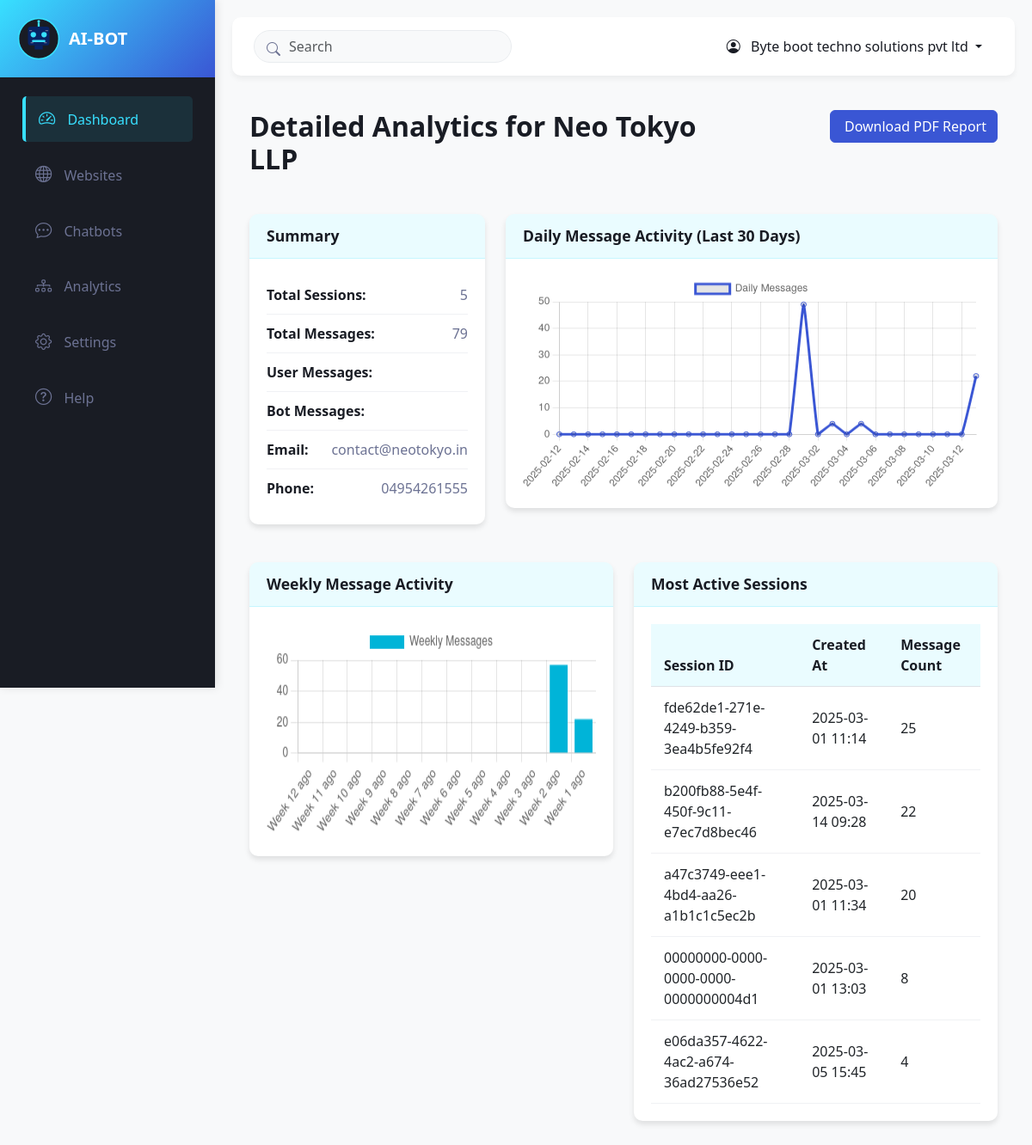
Page /analytics/user/2/ (signed in) on the committed database.
### home/models.py (models this page shows, shortened)
class CustomUser(AbstractBaseUser, PermissionsMixin):
    email = models.EmailField(unique=True, verbose_name='email address')
    company_name = models.CharField(max_length=100, blank=True, verbose_name='company name')
    website = models.CharField(max_length=30, blank=True, verbose_name='website')
    phone = models.CharField(max_length=15, blank=True, verbose_name='phone number')
    address = models.TextField(blank=True, verbose_name='address')
    is_active = models.BooleanField(default=True, verbose_name='active')
    is_staff = models.BooleanField(default=False, verbose_name='staff status')
    company_logo = models.ImageField(upload_to='company_logo', null=True, blank=True)
    role = models.CharField(max_length=20,
                            choices=(
                                ("user","user"),
                                ("manager","manager"),
                                ("admin","admin"),
                            ),
                            default='user'
                            )
    api_key = models.CharField(max_length=100, unique=True, null=True, blank=True)
    api_key_added = models.DateTimeField(auto_now_add=False, null=True, blank=True)
    api_expiry = models.DateTimeField(auto_now=False, null=True, blank=True)
    date_joined = models.DateTimeField(auto_now_add=True, verbose_name='date joined')
    objects = CustomUserManager()
    USERNAME_FIELD = 'email'
    REQUIRED_FIELDS = ["company_name","phone"]
    class Meta:
        verbose_name = 'user'
        verbose_name_plural = 'users'

class ChatSession(models.Model):
    client = models.ForeignKey(CustomUser, on_delete=models.CASCADE)
    session_id = models.UUIDField(default=uuid.uuid4, unique=True)

class ChatMessage(models.Model):
    session = models.ForeignKey(ChatSession, on_delete=models.CASCADE, related_name="messages")
    sender = models.CharField(max_length=10, choices=[("user", "User"), ("bot", "Bot")])
    message = models.TextField()
    timestamp = models.DateTimeField(auto_now_add=True)

### home/views.py (the view)
# urls.py: path('analytics/user/<int:user_id>/', views.user_detailed_analytics, name='user_detailed_analytics'),
@login_required
def user_detailed_analytics(request, user_id):
    if request.user.role != 'admin' and request.user.id != int(user_id):
        return redirect('analytics_dashboard')
    detailed_stats = get_detailed_user_statistics(user_id)
    context = {
        'detailed_stats': detailed_stats,
        'is_admin': request.user.role == 'admin',
    }
    return render(request, 'user_detailed_analytics.html', context)

### templates/user_detailed_analytics.html (shortened to what this page needs)
{% extends 'index.html' %}
{% block content %}
<div class="analytics-container">
    <div class="row mb-4">
        <div class="col-md-8">
            <h2 class="page-title">
                Detailed Analytics for {{ detailed_stats.user.company_name }}
            </h2>
        </div>
        <div class="col-md-4 text-end">
            <a href="{% url 'download_analytics_pdf' %}?user_id={{ detailed_stats.user.id }}" class="btn btn-primary">
                 Download PDF Report
            </a>
        </div>
    </div>
    <div class="row mb-4">
        <div class="col-md-4">
            <div class="card">
                <div class="card-header">
                    <h5 class="card-title">Summary</h5>
                </div>
                <div class="card-body">
                    <div class="summary-item">
                        <span class="summary-label">Total Sessions:</span>
                        <span class="summary-value">{{ detailed_stats.total_sessions }}</span>
                    </div>
                    <div class="summary-item">
                        <span class="summary-label">Total Messages:</span>
                        <span class="summary-value">{{ detailed_stats.total_messages }}</span>
                    </div>
                    <div class="summary-item">
                        <span class="summary-label">User Messages:</span>
                    </div>
                    <div class="summary-item">
                        <span class="summary-label">Bot Messages:</span>
                    </div>
                    <div class="summary-item">
                        <span class="summary-label">Email:</span>
                        <span class="summary-value">{{ detailed_stats.user.email }}</span>
                    </div>
                    <div class="summary-item">
                        <span class="summary-label">Phone:</span>
                        <span class="summary-value">{{ detailed_stats.user.phone }}</span>
                    </div>
                </div>
            </div>
        </div>
        <div class="col-md-8">
            <div class="card">
                <div class="card-header">
                    <h5 class="card-title">Daily Message Activity (Last 30 Days)</h5>
                </div>
                <div class="card-body">
                    <canvas id="dailyActivityChart"></canvas>
                </div>
            </div>
        </div>
    </div>
    <div class="row mb-4">
        <div class="col-md-6">
            <div class="card">
                <div class="card-header">
                    <h5 class="card-title">Weekly Message Activity</h5>
                </div>
                <div class="card-body">
                    <canvas id="weeklyActivityChart"></canvas>
                </div>
            </div>
        </div>
        <div class="col-md-6">
            <div class="card">
                <div class="card-header">
                    <h5 class="card-title">Most Active Sessions</h5>
                </div>
                <div class="card-body">
                    <div class="table-responsive">
                        <table class="table table-sm table-hover">
                            <thead>
                                <tr>
                                    <th>Session ID</th>
                                    <th>Created At</th>
                                    <th>Message Count</th>
                                </tr>
                            </thead>
                            <tbody>
                                {% for session in detailed_stats.top_sessions %}
                                <tr>
                                    <td>{{ session.session_id }}</td>
                                    <td>{{ session.created_at|date:"Y-m-d H:i" }}</td>
                                    <td>{{ session.message_count }}</td>
                                </tr>
                                {% empty %}
                                <tr>
                                    <td colspan="3" class="text-center">No session data available</td>
                                </tr>
                                {% endfor %}
                            </tbody>
                        </table>
                    </div>
                </div>
            </div>
        </div>
    </div>
</div>
{% block extra_scripts %}
<script>
    document.addEventListener('DOMContentLoaded', function() {
        // Fetch chart data from API
        fetch('{% url "get_chart_data" detailed_stats.user.id %}')
            .then(response => response.json())
            .then(data => {
                // Create daily activity chart
                const dailyData = data.daily_data;
                const dailyDates = dailyData.map(item => item.date);
                const dailyCounts = dailyData.map(item => item.count);
                const dailyCtx = document.getElementById('dailyActivityChart').getContext('2d');
                new Chart(dailyCtx, {
                    type: 'line',
                    data: {
                        labels: dailyDates,
                        datasets: [{
                            label: 'Daily Messages',
                            data: dailyCounts,
                            fill: false,
                            borderColor: '#3a56d4',
                            tension: 0.1
                        }]
                    },
                    options: {
                        responsive: true,
                        scales: {
                            y: {
                                beginAtZero: true
                            }
                        }
                    }
                });
                // Create weekly activity chart
                const weeklyData = data.weekly_data;
                const weeklyLabels = weeklyData.map(item => item.week);
                const weeklyCounts = weeklyData.map(item => item.count);
                const weeklyCtx = document.getElementById('weeklyActivityChart').getContext('2d');
                new Chart(weeklyCtx, {
                    type: 'bar',
                    data: {
                        labels: weeklyLabels,
                        datasets: [{
                            label: 'Weekly Messages',
                            data: weeklyCounts,
                            backgroundColor: '#00b4d8'
                        }]
                    },
                    options: {
                        responsive: true,
                        scales: {
                            y: {
                                beginAtZero: true
                            }
                        }
                    }
                });
            })
            .catch(error => {
                console.error('Error fetching chart data:', error);
            });
    });
</script>
{% endblock %}
{% endblock %}

### templates/index.html (shortened to what this page needs)
<!DOCTYPE html>
{% load static %}
<html lang="en">
<head>
    <link href="https://cdn.jsdelivr.net/npm/bootstrap@5.3.0-alpha1/dist/css/bootstrap.min.css" rel="stylesheet">
    <link rel="stylesheet" href="https://cdn.jsdelivr.net/npm/bootstrap-icons@1.8.1/font/bootstrap-icons.css">
    <link rel="stylesheet" href="{%static 'css/admin_styles.css' %}">
</head>
<body>
    <div class="d-flex">
        <nav class="sidebar" id="sidebar">
            <div class="sidebar-header">
                <img src="{% static 'img/ai-bot-favicon.svg' %}" alt="AI Bot Logo" class="logo">
                <h3>AI-BOT</h3>
            </div>
            <div class="p-3">
                <ul class="nav flex-column">
                    <li class="nav-item">
                        <a class="nav-link active" href="{%url 'index' %}">
                            <i class="bi bi-speedometer2"></i> Dashboard
                        </a>
                    </li>
                    <li class="nav-item">
                        <a class="nav-link" href="#">
                            <i class="bi bi-globe"></i> Websites
                        </a>
                    </li>
                    <li class="nav-item">
                        <a class="nav-link" href="{%url 'bots' %}">
                            <i class="bi bi-chat-dots"></i> Chatbots
                        </a>
                    </li>
                    <li class="nav-item">
                        <a class="nav-link" href="{% url 'analytics_dashboard' %}">
                            <i class="bi bi-diagram-3"></i> Analytics
                        </a>
                    </li>
                    <li class="nav-item">
                        <a class="nav-link" href="#">
                            <i class="bi bi-gear"></i> Settings
                        </a>
                    </li>
                    <li class="nav-item">
                        <a class="nav-link" href="#">
                            <i class="bi bi-question-circle"></i> Help
                        </a>
                    </li>
                </ul>
            </div>
        </nav>
        <div class="main-content" id="mainContent">
            <div class="top-navbar">
                <div class="navbar-search">
                    <i class="bi bi-search"></i>
                    <input type="text" class="form-control" placeholder="Search">
                </div>
                <div class="user-menu dropdown">
                    <button class="btn dropdown-toggle" type="button" id="userMenu" data-bs-toggle="dropdown"
                        aria-expanded="false">
                        <i class="bi bi-person-circle me-2"></i> {{request.user.company_name}}
                    </button>
                </div>
            </div>
            {% block content %}{% endblock %}
        </div>
    </div>
</body>
</html>

### static/css/admin_styles.css (style rules this page uses)
:root { --primary: #38e0ff ; --secondary: #191C24; --light: #6C7293; --dark: #000000; --primary-dark: #3a56d4; --primary-light: #4f70ff; --accent: #00b4d8; --accent-dark: #0096c7; --danger: #ef476f; --success: #06d6a0; --warning: #ffd166; --card-bg: #ffffff; --hover-bg: #f0f4ff; }
body { font-family: 'Segoe UI', Tahoma, Geneva, Verdana, sans-serif; background-color: #f8f9fa; margin: 0; padding: 0; overflow-x: hidden; }
.sidebar { background-color: var(--secondary); height: 100vh; position: fixed; width: 250px; transition: all 0.3s; z-index: 1000; box-shadow: 2px 0 10px rgba(0,0,0,0.1); overflow-y: auto; }
.sidebar-header { background: linear-gradient(135deg, var(--primary) 0%, var(--primary-dark) 100%); padding: 20px; }
.sidebar-header h3 { color: white; margin: 0; font-weight: 600; font-size: 1.25rem; }
.nav-item { margin: 6px 10px; border-radius: 5px; }
.nav-link { color: var(--light) !important; padding: 12px 15px; border-radius: 5px; transition: all 0.3s; font-weight: 500; }
.nav-link:hover, .nav-link.active { background-color: rgba(56, 224, 255, 0.1); color: var(--primary) !important; border-left: 4px solid var(--primary); }
.nav-link i { margin-right: 10px; font-size: 1.2rem; }
.main-content { margin-left: 250px; padding: 20px; transition: all 0.3s; width: calc(100% - 250px); }
.top-navbar { background-color: white; border-radius: 10px; padding: 15px 25px; margin-bottom: 20px; display: flex; justify-content: space-between; align-items: center; box-shadow: 0 4px 6px rgba(0,0,0,0.05); flex-wrap: wrap; gap: 10px; }
.navbar-search { position: relative; max-width: 300px; width: 100%; }
.navbar-search input { padding-left: 40px; border-radius: 20px; background-color: #f8f9fa; border: 1px solid #e9ecef; }
.navbar-search i { position: absolute; left: 15px; top: 10px; color: var(--light); }
.user-menu .btn { color: var(--secondary); font-weight: 500; }

### templates/index.html (style rules this page uses)
.sidebar-header { display: flex; align-items: center; gap: 10px; }
.logo { width: 50px; height: 50px; }

### templates/user_detailed_analytics.html (style rules this page uses)
:root { --primary: #38e0ff; --primary-dark: #3a56d4; --primary-light: #4f70ff; --secondary: #191C24; --light: #6C7293; --dark: #000000; --accent: #00b4d8; --accent-dark: #0096c7; --danger: #ef476f; --success: #06d6a0; --warning: #ffd166; --card-bg: #ffffff; --hover-bg: #f0f4ff; }
.analytics-container { padding: 20px; }
.page-title { color: var(--secondary); margin-bottom: 20px; font-weight: 600; }
.card { background-color: var(--card-bg); border-radius: 10px; box-shadow: 0 4px 6px rgba(0, 0, 0, 0.1); margin-bottom: 20px; border: none; overflow: hidden; }
.card-header { background-color: rgba(56, 224, 255, 0.1); border-bottom: 1px solid rgba(56, 224, 255, 0.2); padding: 15px 20px; }
.card-title { margin: 0; color: var(--secondary); font-weight: 600; font-size: 1.1rem; }
.card-body { padding: 20px; }
.table { width: 100%; margin-bottom: 0; }
.table th { background-color: rgba(56, 224, 255, 0.1); color: var(--secondary); font-weight: 600; border-top: none; padding: 12px 15px; }
.table td { padding: 12px 15px; vertical-align: middle; border-color: rgba(108, 114, 147, 0.1); }
.btn-primary { background-color: var(--primary-dark); border-color: var(--primary-dark); }
.summary-item { padding: 10px 0; border-bottom: 1px solid rgba(108, 114, 147, 0.1); display: flex; justify-content: space-between; }
.summary-item:last-child { border-bottom: none; }
.summary-label { font-weight: 600; color: var(--secondary); }
.summary-value { color: var(--light); }
canvas { width: 100% !important; height: 250px !important; }

### rows in the picture
CustomUser: user.company_name "Byte boot techno solutions pvt ltd"
CustomUser: user.company_name "Neo Tokyo LLP", user.email "contact@neotokyo.in", user.phone "04954261555"
ChatSession: session_id "fde62de1-271e-4249-b359-3ea4b5fe92f4"
ChatMessage: created_at "2025-03-01 11:14"
ChatSession: session_id "b200fb88-5e4f-450f-9c11-e7ec7d8bec46"
ChatMessage: created_at "2025-03-14 09:28"
ChatSession: session_id "a47c3749-eee1-4bd4-aa26-a1b1c1c5ec2b"
ChatMessage: created_at "2025-03-01 11:34"
ChatSession: session_id "00000000-0000-0000-0000-0000000004d1"
ChatMessage: created_at "2025-03-01 13:03"
ChatSession: session_id "e06da357-4622-4ac2-a674-36ad27536e52"
ChatMessage: created_at "2025-03-05 15:45"

### other values in the picture
{{ detailed_stats.total_sessions }} "5"
{{ detailed_stats.total_messages }} "79"
{{ session.message_count }} "25" "22" "20" "8" "4"
